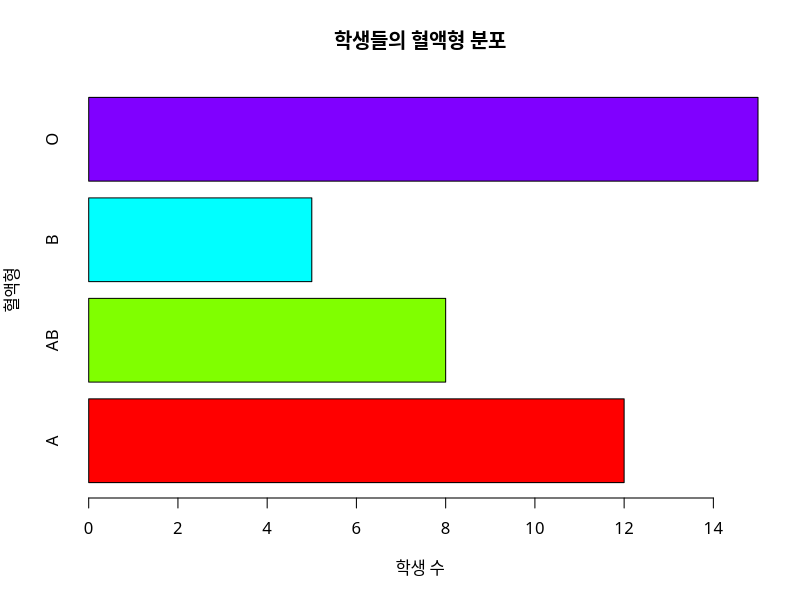

R code for this plot:
setwd("~/Study/CourseWork/Coursework/BigData/practice")
student <- read.csv("student_blood_types.csv")
str(student)
student_freq <- table(student$Blood)

# 한글 깨짐 이슈
par(family = "AppleGothic")

barplot(student_freq, main="학생들의 혈액형 분포", 
        col=rainbow(4), xlab="학생 수",
        ylab="혈액형", horiz=T)
